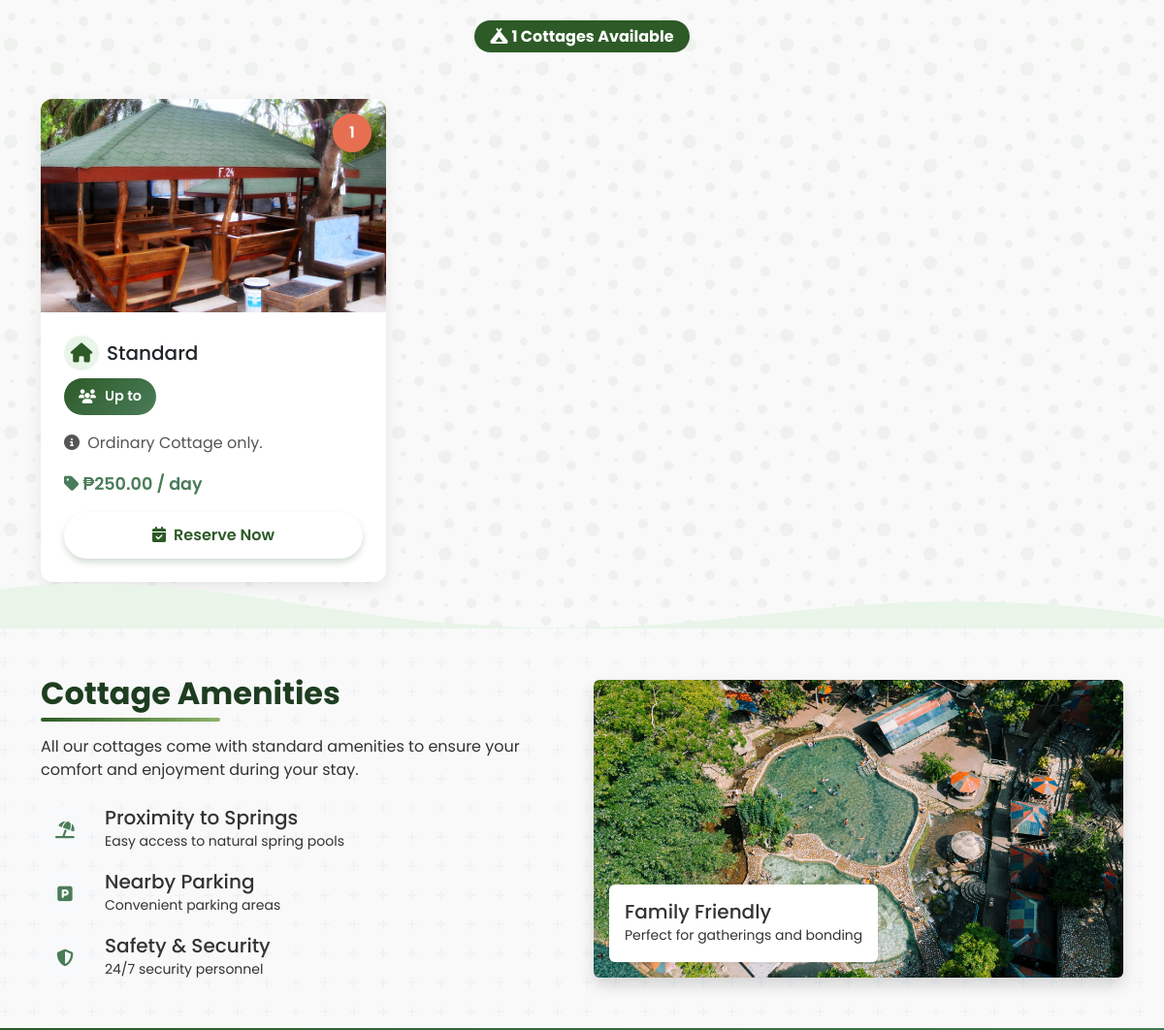
Page /cottages.php (middle part) on the earlier database version.
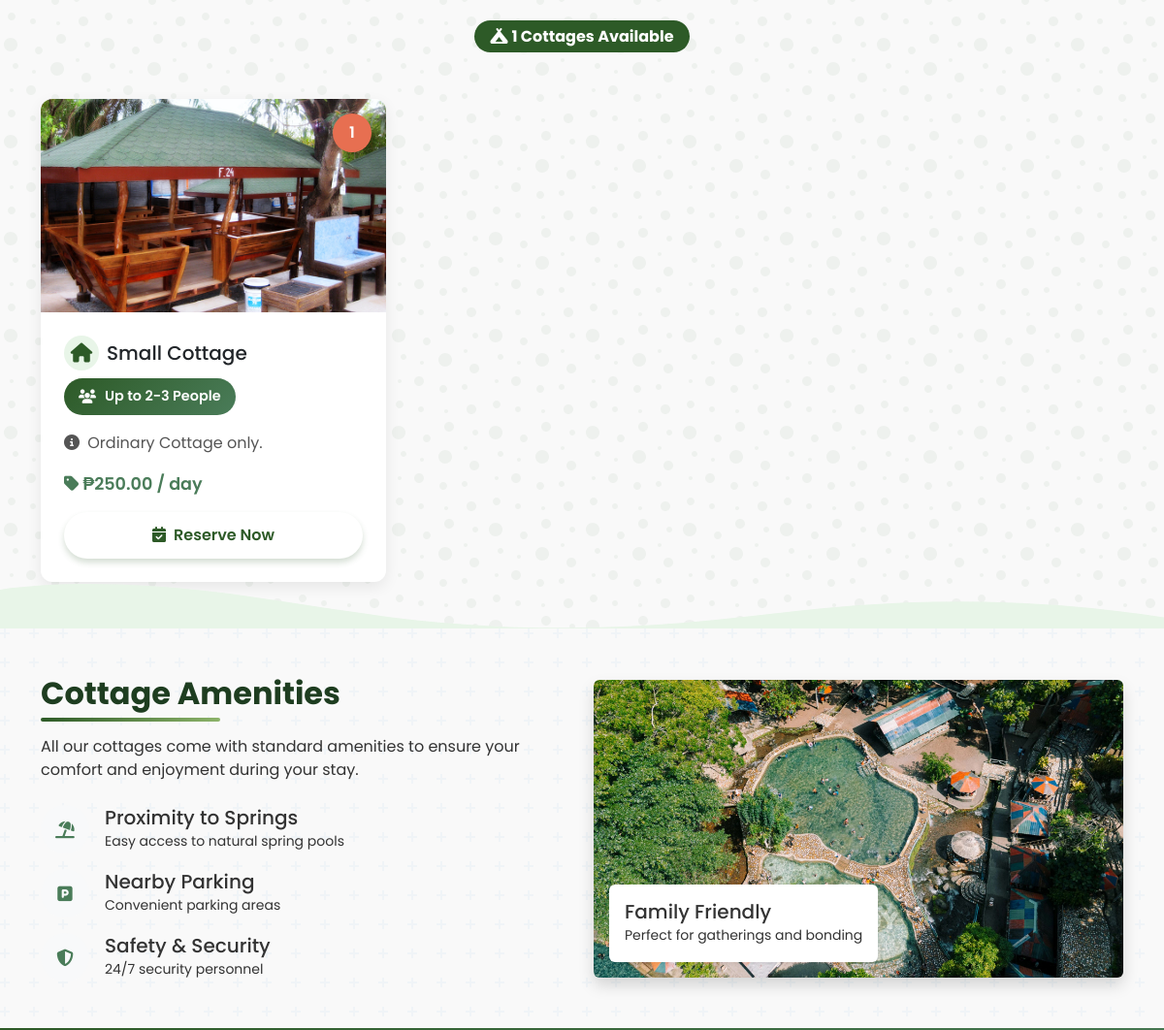
Same page on the later database version.
### tables this page shows
CREATE TABLE `cottage` (
  `cottage_id` int(11) NOT NULL,
  `cottage_type` varchar(50) NOT NULL,
  `capacity` varchar(50) DEFAULT NULL,
  `cottage_price` decimal(10,2) NOT NULL,
  `cottage_availability` enum('available','maintenance') NOT NULL DEFAULT 'available',
  `photo` varchar(100) NOT NULL,
  `cottage_description` text DEFAULT NULL
);

### cottages.php (the view, shortened to what the changed rows need)
<!doctype html>
<html lang="en">
<head>
    <link href="https://cdn.jsdelivr.net/npm/bootstrap@5.3.8/dist/css/bootstrap.min.css" rel="stylesheet" />
    <link rel="stylesheet" href="https://cdnjs.cloudflare.com/ajax/libs/font-awesome/6.4.0/css/all.min.css" />
    <link href="https://unpkg.com/aos@2.3.1/dist/aos.css" rel="stylesheet">
    <link rel="stylesheet" href="css/cottages.css">
</head>
<body>
    <?php
    require_once 'admin/connect.php';
    $sql = "SELECT * FROM cottage WHERE cottage_availability = 'available'";
    $result = $conn->query($sql);
    ?>
    <section id="cottages" class="py-5 leaf-pattern position-relative">
        <div class="container">
            <div class="row g-4">
                <?php
                if ($result->num_rows > 0) {
                    $count = 0;
                    while($row = $result->fetch_assoc()) {
                        $count++;
                        ?>
                <div class="col-md-6 col-lg-4 fade-in" style="transition-delay: <?= $count * 0.15 ?>s;" data-aos="fade-up" data-aos-delay="<?= $count * 100 ?>">
                    <div class="card cottage-card h-100" tabindex="0" aria-label="<?php echo htmlspecialchars($row['cottage_type']); ?> cottage card">
                        <div class="position-relative">
                            <img src="photos/<?php echo htmlspecialchars($row['photo']); ?>" class="card-img-top"
                                alt="Photo of <?php echo htmlspecialchars($row['cottage_type']); ?> cottage">
                            <div class="cottage-counter"><?php echo $count; ?></div>
                        </div>
                        <div class="card-body d-flex flex-column">
                            <h5 class="card-title">
                                <i class="fas fa-home"></i><?php echo htmlspecialchars($row['cottage_type']); ?>
                            </h5>
                            <div class="mb-3">
                                <span class="capacity-badge">
                                    <i class="fas fa-users me-1"></i>Up to <?php echo $row['capacity']; ?>
                                </span>
                            </div>
                            <p class="card-text">
                                <i class="fas fa-info-circle me-1"></i>
                                <?php echo htmlspecialchars($row['cottage_description']); ?>
                            </p>
                            <div class="mt-auto">
                                <p class="text-success mb-3">
                                    <i class="fas fa-tag me-1"></i>₱<?php echo number_format($row['cottage_price'], 2); ?> / day
                                </p>
                                <a href="guest_reservation.php" class="btn btn-resort w-100" aria-label="Reserve <?php echo htmlspecialchars($row['cottage_type']); ?> cottage">
                                    <i class="fas fa-calendar-check me-2"></i>Reserve Now
                                </a>
                            </div>
                        </div>
                    </div>
                </div>
                <?php
                    }
                } else {
                    echo "<div class='col-12 text-center' data-aos='fade-up'><p class='text-muted fs-5'><i class='fas fa-home me-2'></i>No cottages available at the moment. Please check back later.</p></div>";
                }
                ?>
            </div>
        </div>
    </section>
    <section class="py-5 water-pattern">
        <div class="container">
            <div class="row align-items-center">
                <div class="col-lg-6 mb-4 mb-lg-0" data-aos="fade-right">
                    <h2 class="section-title">Cottage Amenities</h2>
                </div>
            </div>
        </div>
    </section>
</body>
</html>

Differences in the rows shown:
changed cottage "Ordinary Cottage only.": cottage_type "Standard" → "Small Cottage"; capacity (not shown) → "2-3 People"
